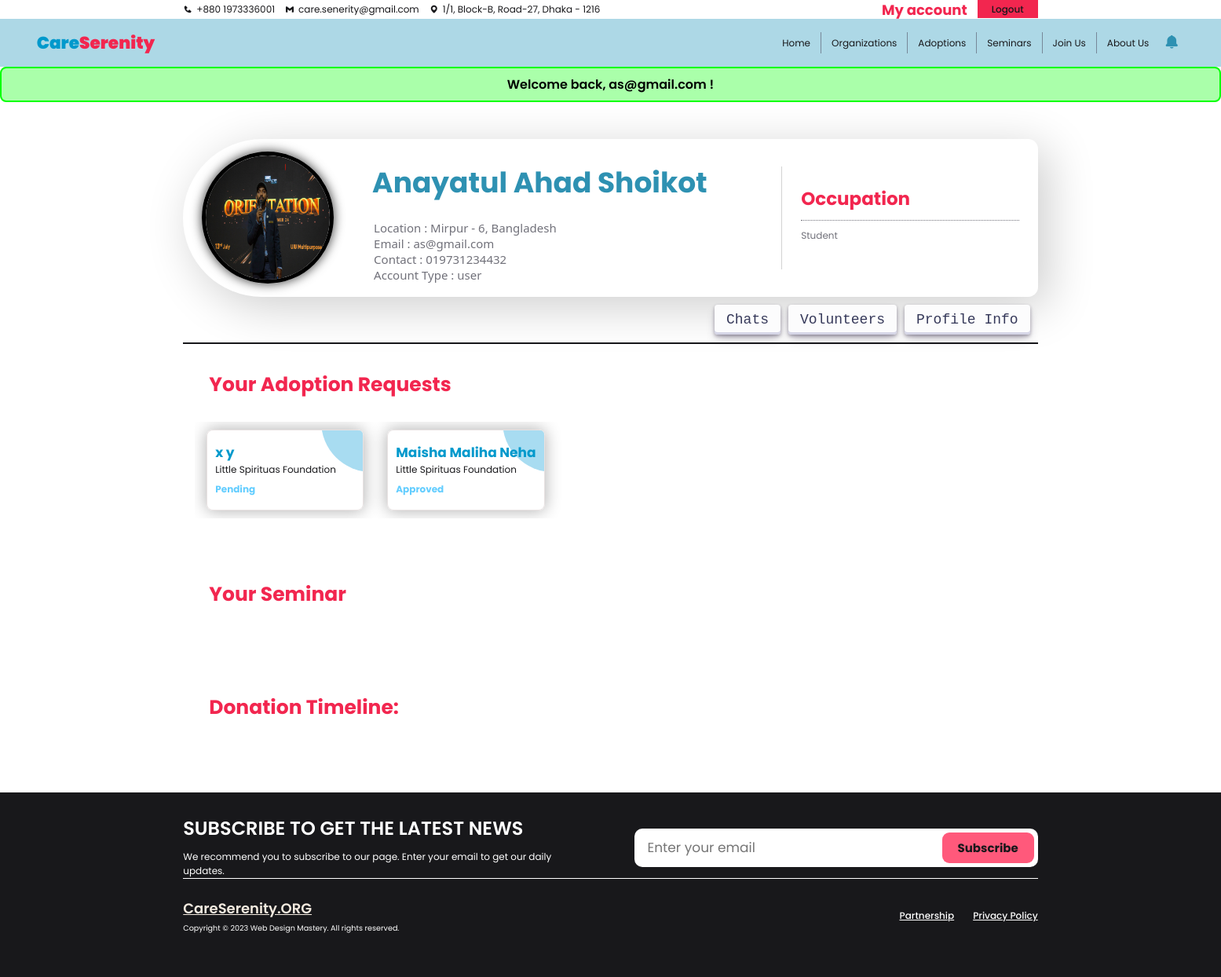
The page /U_profile.php (signed in) on the database its author committed.
### tables this page shows
CREATE TABLE `user_list` (
  `user_id` int NOT NULL,
  `user_name` varchar(255) DEFAULT NULL,
  `acc_id` int NOT NULL,
  `user_birth` varchar(255) DEFAULT NULL,
  `user_contact` varchar(255) DEFAULT NULL,
  `user_gender` varchar(255) DEFAULT NULL,
  `user_NID` varchar(255) DEFAULT NULL,
  `user_address` varchar(255) DEFAULT NULL,
  `user_website` varchar(255) DEFAULT NULL,
  `user_job` varchar(255) DEFAULT NULL,
  `user_location` varchar(255) DEFAULT NULL,
  `user_image` varchar(255) DEFAULT NULL,
  `child_adopted` int NOT NULL
);

CREATE TABLE `accounts` (
  `acc_id` int NOT NULL,
  `acc_pass` varchar(255) NOT NULL,
  `acc_email` varchar(255) NOT NULL,
  `role` varchar(10) NOT NULL,
  `acc_join_date` varchar(255) NOT NULL,
  `question` varchar(255) DEFAULT NULL,
  `answer` varchar(50) DEFAULT NULL
);

CREATE TABLE `adoptions` (
  `adoption_id` int NOT NULL,
  `orphan_id` int NOT NULL,
  `acc_id` int NOT NULL,
  `request_date` varchar(50) DEFAULT NULL,
  `status` int DEFAULT '0' COMMENT '0 = pending, 1 = approved, 2 = rejected',
  `issued_date` varchar(50) DEFAULT NULL,
  `email` varchar(255) DEFAULT NULL,
  `phone` varchar(255) DEFAULT NULL,
  `occupation` varchar(255) DEFAULT NULL,
  `income` float DEFAULT NULL,
  `maritalStatus` varchar(255) DEFAULT NULL,
  `reason` varchar(255) DEFAULT NULL,
  `children` int DEFAULT NULL,
  `livingEnvironment` varchar(255) DEFAULT NULL,
  `expectations` varchar(255) DEFAULT NULL,
  `additionalInfo` varchar(255) DEFAULT NULL,
  `user_delete` int NOT NULL DEFAULT '0' COMMENT ' 1 = user delete',
  `org_delete` int NOT NULL DEFAULT '0' COMMENT ' 1 = organization delete'
);

CREATE TABLE `orphan_list` (
  `orphan_id` int NOT NULL,
  `org_id` int DEFAULT NULL,
  `guardian_id` int DEFAULT NULL,
  `first_name` varchar(255) DEFAULT NULL,
  `last_name` varchar(255) DEFAULT NULL,
  `age` int DEFAULT NULL,
  `gender` varchar(255) DEFAULT NULL,
  `religion` varchar(255) DEFAULT NULL,
  `date_of_birth` varchar(255) DEFAULT NULL,
  `since` varchar(255) DEFAULT NULL,
  `family_status` varchar(255) DEFAULT NULL,
  `physical_condition` varchar(255) DEFAULT NULL,
  `education_level` varchar(255) DEFAULT NULL,
  `medical_history` varchar(255) DEFAULT NULL,
  `hobby` varchar(255) DEFAULT NULL,
  `favorite_food` varchar(255) DEFAULT NULL,
  `favorite_game` varchar(255) DEFAULT NULL,
  `skills` text,
  `dreams` text,
  `problems` text,
  `other_comments` text,
  `orphan_image` varchar(255) DEFAULT NULL,
  `adoption_status` int NOT NULL DEFAULT '0' COMMENT '0 = unadopted, 1 = adopted',
  `removed_status` int NOT NULL DEFAULT '0' COMMENT '1 = removed'
);

CREATE TABLE `org_list` (
  `org_id` int NOT NULL,
  `org_name` varchar(255) DEFAULT NULL,
  `acc_id` int NOT NULL,
  `org_description` text,
  `org_email` varchar(255) DEFAULT NULL,
  `org_phone` varchar(255) DEFAULT NULL,
  `org_website` varchar(255) DEFAULT NULL,
  `org_logo` varchar(255) DEFAULT NULL,
  `established` varchar(255) DEFAULT NULL,
  `org_location` varchar(255) DEFAULT NULL,
  `org_vision` varchar(255) DEFAULT NULL,
  `org_reviews` decimal(2,2) DEFAULT NULL
);

### user_profile_fetch_BE.php (called while the page is built, shortened)
<?php
include('./db_con.php');
if (!isset($_SESSION['acc_id']) && !isset($_SESSION['role'])) {
    $_SESSION['notify'] = "Warning: Please login first.";
    header("Location: ./login.php");
    exit(0);
} else {
    $acc_id = $_SESSION['acc_id'];
    $sql = "SELECT acc.acc_email, acc.role, acc.acc_join_date, usr.user_id, usr.user_name, usr.user_birth, usr.user_contact, usr.user_gender, usr.user_NID, usr.user_address, usr.user_website, usr.user_job, usr.user_location, usr.user_image FROM accounts AS acc LEFT JOIN user_list AS usr ON acc.acc_id = usr.acc_id Where acc.acc_id = $acc_id";
    $sql_result = mysqli_query($con, $sql);
    if (mysqli_num_rows($sql_result) == 1) {
        $row = mysqli_fetch_array($sql_result);
        $acc_email = $row['acc_email'];
        $role = $row['role'];
        $user_name = $row['user_name'];
        $user_contact = $row['user_contact'];
        $user_address = $row['user_address'];
        $user_job = $row['user_job'];
        $user_location = $row['user_location'];
        $user_image = $row['user_image'];
    } else {
        echo "User data not found.";
    }
}
?>

### U_profile.php (the view, shortened to what this page needs)
<?php
include("./user_profile_fetch_BE.php");
?>
<!DOCTYPE html>
<html lang="en">
<head>
    <link rel="stylesheet" href="https://cdn.jsdelivr.net/npm/remixicon@3.5.0/fonts/remixicon.css" />
    <link rel="stylesheet" href="https://cdn.jsdelivr.net/npm/swiper@10/swiper-bundle.min.css" />
    <link rel='stylesheet' href='https://unpkg.com/boxicons@2.1.4/css/boxicons.min.css'>
    <link rel="stylesheet" href="./css/colors.css">
    <link rel="stylesheet" href="./css/navbar.css">
    <link rel="stylesheet" href="./css/profile.css">
    <link rel="stylesheet" href="./css/footer.css">
    <link rel="stylesheet" href="./css/notification.css">
    <link rel="stylesheet" href="./css/feedback.css">
    <link rel="stylesheet" href="./css/cards.css">
</head>
<body>
    <?php include "./navbarU.php" ?>
    <div class="feedback">
        <?php
        if (isset($_SESSION['positive'])) {
            echo '<div class="positive">
                        <h5>' . $_SESSION['positive'] . '</h5>
                    </div>';
        }
        ?>
    </div>
    <div class="container">
        <div class="accounnt-information-container">
                <div class="account-picture">
                    <img src="./assets/<?php echo $user_image ?>" alt="profile">
                </div>
                <div class="account-data">
                    <h1><?php echo $user_name ?></h1>
                    <p>Location : <?php echo $user_address, ", ", $user_location ?></p>
                    <p>Email : <?php echo $acc_email ?></p>
                    <p>Contact : <?php echo $user_contact ?></p>
                    <p>Account Type : <?php echo $role ?></p>
                </div>
                <div class="biography">
                    <h1>Occupation</h1>
                    <p><?php echo $user_job ?></p></p>
                </div>
        </div>
        <div class="options">
            <a href="#" id="button-30">Chats</a>
            <a href="#" id="button-30">Volunteers</a>
            <a href="./U_profile_edit.php" id="button-30">Profile Info</a>
        </div>
        <div class="short-reports">
            <div class="ag-format-container">
                <h1 class="heading-row">Your Adoption requests</h1>
                <div class="ag-courses_box">
                    <?php include './U_fetch_adoption_cards_BE.php'; ?>
                </div>
            </div>
            <div class="ag-format-container">
                <h1 class="heading-row">Your Seminar</h1>
            </div>
            <div class="ag-format-container">
                <h1 class="heading-row">Donation timeline:</h1>
            </div>
        </div>
    </div>
    <?php include "./footer.php" ?>
</body>
</html>

### U_fetch_adoption_cards_BE.php
<?php
include './db_con.php';
$acc_id = $_SESSION['acc_id'];
$sql = "SELECT
            a.adoption_id,
            a.status,
            o.first_name,
            o.last_name,
            o.orphan_id
        FROM
            adoptions AS a
        LEFT JOIN
            orphan_list AS o ON o.orphan_id = a.orphan_id
        WHERE
            a.acc_id = ?";
$stmt = mysqli_prepare($con, $sql);
mysqli_stmt_bind_param($stmt, "i", $acc_id);
mysqli_stmt_execute($stmt);
$result = mysqli_stmt_get_result($stmt);
if (mysqli_num_rows($result) > 0):
    while ($row = mysqli_fetch_assoc($result)): ?>
                <?php
                    $orphan_id = $row['orphan_id'];
                    $query4 = "SELECT org_list.org_name
                                FROM org_list
                                LEFT JOIN orphan_list ON org_list.org_id = orphan_list.org_id
                                WHERE orphan_list.orphan_id = $orphan_id ";
                    $result4 = mysqli_query($con, $query4);
                    $row4 = mysqli_fetch_assoc($result4);
                    $org_name = $row4['org_name'];
                ?>
            <div class="ag-courses_item">
                <a href="./U_adoption_request_details.php?adoption_id=<?php echo $row['adoption_id']; ?>" class="ag-courses-item_link">
                    <div class="ag-courses-item_bg"></div>
                    <div class="ag-courses-item_title">
                        <h1><?php echo htmlspecialchars($row['first_name'] . ' ' . $row['last_name']); ?></h1>
                        <p><?php echo htmlspecialchars($org_name); ?></p>
                    </div>
                    <div class="ag-courses-item_date-box">
                        <span class="ag-courses-item_date">
                            <?php
                                if($row['status'] == 0){
                                    echo "Pending";
                                } else if($row['status'] == 1){
                                    echo "Approved";
                                } else {
                                    echo "Rejected";
                                }
                            ?>
                        </span>
                    </div>
                </a>
            </div>
    <?php endwhile;
else: ?>
    <div class="no-request">
        <p id="notFound">No adoption request yet.</p>
    </div>
<?php endif; ?>

### css/colors.css (style rules this page uses)
:root { --primary-color-dark: #f2264f; --primary-color-light: #FF597B; --secondary-color-dark: #0099cc; --secondary-color-light: #62CDFF; --primary-font: 'Poppins'; --secondary-font: 'Ubuntu'; --text-color: #545454; --text-color-dark: #18181b; --text-color-medium: #1e1e1e; --text-color-light: #2f2f2f; --text-color-lighter: #71717a; --background-color: #ffffff; --primary-title-color: #2e91b2; --secondary-title-color: #f3254e; --primary-text-color: #71717a; --button-color: #ff597b; }
* { margin: 0; padding: 0; box-sizing: border-box; font-family: 'Poppins'; font-size: 12px; }
body { scroll-behavior: smooth; background-color: #fff; }
#button-30 { align-items: center; appearance: none; background-color: #FCFCFD; border-radius: 4px; border-width: 0; box-shadow: rgba(45, 35, 66, 0.4) 0 2px 4px, rgba(45, 35, 66, 0.3) 0 7px 13px -3px, #D6D6E7 0 -3px 0 inset; box-sizing: border-box; color: #36395A; cursor: pointer; display: inline-flex; font-family: "JetBrains Mono", monospace; justify-content: center; line-height: 1; list-style: none; overflow: hidden; padding: 10px 15px; position: relative; text-align: left; text-decoration: none; transition: box-shadow .15s, transform .15s; user-select: none; -webkit-user-select: none; touch-action: manipulation; white-space: nowrap; will-change: box-shadow, transform; font-size: 18px; }
.container .options { width: 100%; display: flex; align-items: center; justify-content: right; gap: 15px; border-bottom: 2px solid var(--text-color-dark); padding-bottom: 15px; }

### css/profile.css (style rules this page uses)
.container { min-height: 80vh; margin: 3% 15%; display: flex; flex-direction: column; align-items: center; position: relative; }
.accounnt-information-container { width: 100%; display: flex; align-items: center; justify-content: space-between; background: var(--background-color); backdrop-filter: blur(10px); border-radius: 120px 15px 15px 120px; box-shadow: 1rem 1rem 5rem rgba(0, 0, 0, 0.2); }
.account-picture { display: flex; align-items: center; margin-left: 1rem; }
.account-picture img { width: 14rem; height: 14rem; margin: 1rem; border-radius: 50%; border: 5px solid black; box-shadow: 0px 0px 13px 1px rgb(0, 0, 0, .7); }
.account-data { width: 50%; display: flex; flex-direction: column; padding: 1.5rem 2.5rem; }
.account-data h1 { font-size: 3rem; color: var(--primary-title-color); text-transform: capitalize; margin: 10px 0px 20px 0px; }
.account-data p { font-size: 15px; color: var(--text-color-lighter); font-family: 'Segoe UI'; padding-left: 2px; }
.biography { width: 30%; padding: 2rem; border-left: 1px solid lightgray; }
.biography h1 { width: 100%; color: var(--primary-color-dark); font-size: 23px; font-weight: bold; padding-bottom: 10px; border-bottom: 1px dotted var(--text-color-lighter); text-transform: capitalize; }
.biography p { width: 100%; margin-top: 10px; color: var(--text-color-lighter); }
.container .options { width: 100%; display: flex; align-items: center; justify-content: right; border-bottom: 2px solid var(--text-color-dark); gap: 10px; padding: 10px; }
.container .short-reports { display: flex; flex-direction: column; justify-content: center; gap: 30px; width: 100%; }

### css/feedback.css (style rules this page uses)
.feedback { width: 100%; text-align: center; }
.positive h5 { padding: 8px; text-align: center; border-radius: 8px; color: rgb(0, 0, 0); font-weight: 600; font-size: medium; background-color: rgb(170, 255, 170); border: 2px solid rgb(0, 255, 0); }

### rows shown on the page
user_list: user_image (picture), user_name "Anayatul Ahad Shoikot", user_address "Mirpur - 6", user_location "Bangladesh", acc.acc_email "as@gmail.com", user_contact "019731234432", acc.role "user", user_job "Student"
adoptions: orphan.last_name "x y", org_list.org_name "Little Spirituas Foundation", status "Pending"
adoptions: orphan.last_name "Maisha Maliha Neha", org_list.org_name "Little Spirituas Foundation", status "Approved"

### other values the page prints
$_SESSION['positive'] "Welcome back, as@gmail.com !"
